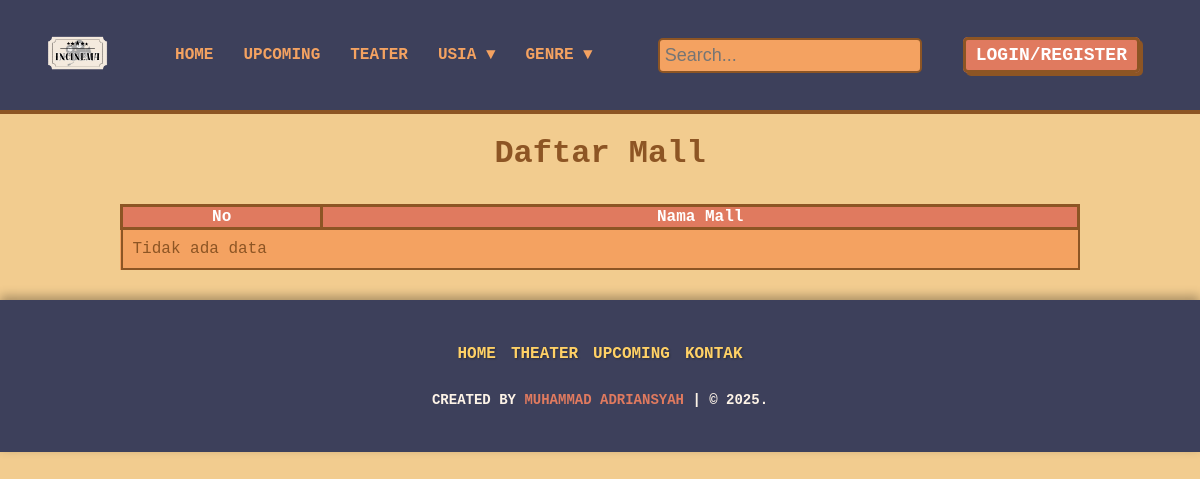
The app's page /theater.php, older data.
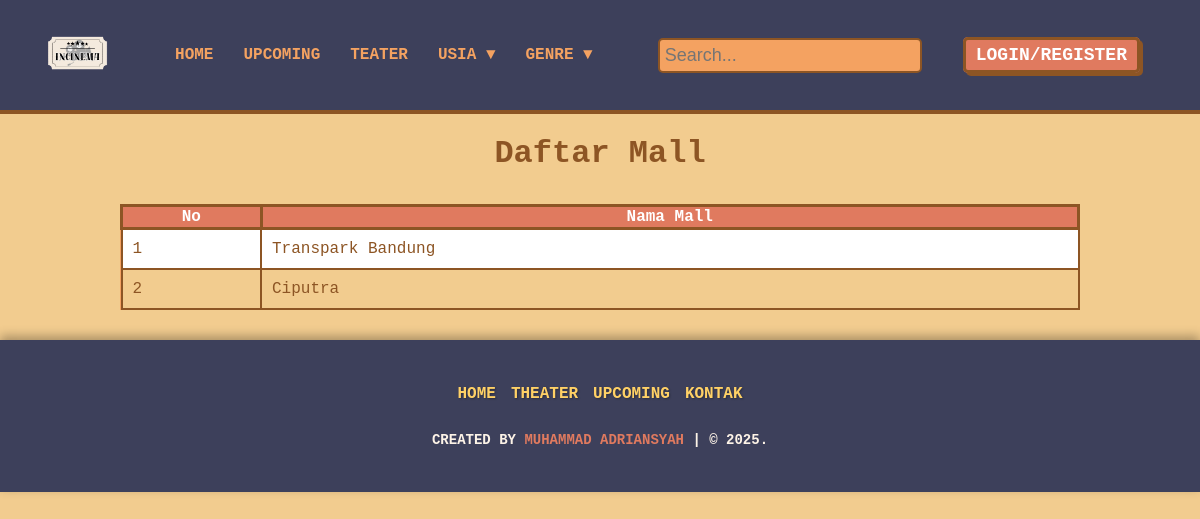
The same page, newer data.
### tables this page shows
CREATE TABLE `akun_mall` (
  `id` int(11) NOT NULL,
  `email` varchar(255) NOT NULL,
  `password` varchar(231) NOT NULL,
  `nama_mall` varchar(231) NOT NULL,
  `nik` varchar(231) NOT NULL
);

### theater.php (the view, shortened to what this page needs)
<!DOCTYPE html>
<html lang="id">
<head>
    <link rel="stylesheet" href="assets/css/style.css">
</head>
<?php include 'bagan/header.php' ?>
<body>
    <div class="main-container">
        <center>
            <h1>Daftar Mall</h1>
        </center>
        <div class="table-container">
        <table class="min-w-full border-collapse border border-gray-300">
                    <thead>
                        <tr class="bg-blue-800 text-white" style="background-color: white;">
                            <th class="border p-2">No</th>
                            <th class="border p-5">Nama Mall</th>
                        </tr>
                    </thead>
                    <tbody>
    <?php
    include 'koneksi.php';
    $sql = "SELECT * FROM akun_mall";
    $result = $conn->query($sql);
    $no = 1;
    if ($result->num_rows > 0) {
        while ($row = $result->fetch_assoc()) {
            $bgClass = ($no == 1) ? 'bg-white' : '';
            echo "<tr class='{$bgClass}'>
                    <td class='border border-gray-300 px-2 py-1 text-center'>{$no}</td>
                    <td class='border border-gray-300 px-4 py-2'>{$row['nama_mall']}</td>
                  </tr>";
            $no++;
        }
    } else {
        echo "<tr><td colspan='13' class='border border-gray-300 px-4 py-2 text-center'>Tidak ada data</td></tr>";
    }
    ?>
</tbody>
                </table>
        </div>
        <?php include 'bagan/footer.php' ?>
    </div>
</body>
</html>

Row changes from the older to the newer data that the page shows:
added akun_mall: nama_mall "Transpark Bandung"
added akun_mall: nama_mall "Ciputra"
Text that changed along with them:
text no longer shown: "Tidak ada data"
